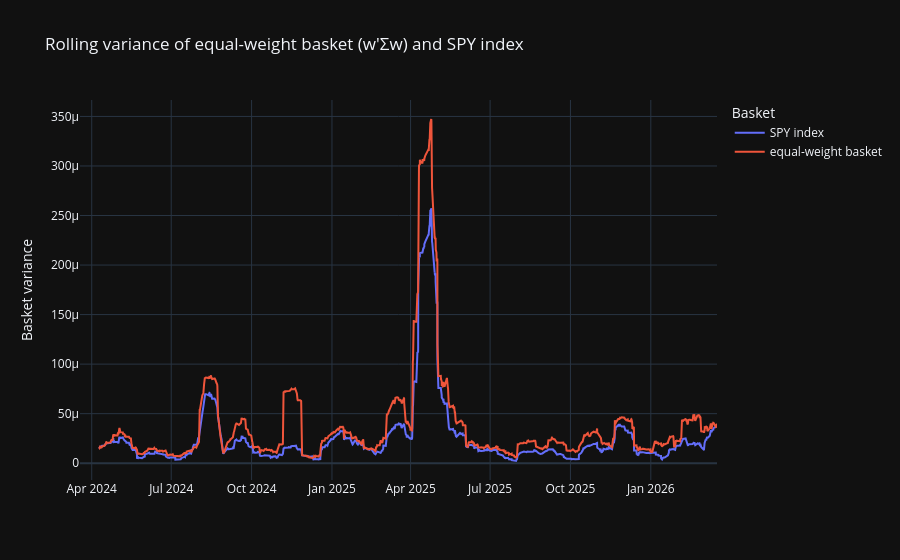

Notebook cell for this chart:
### Code cell
# Rolling covariance of US equities (equal-weight universe); returns from pct_change
ROLL_WINDOW = 60  # bars on the resampled grid

rets = rets_all[STOCKS]    # only stocks
n_assets = rets.shape[1]
w = np.ones(n_assets) / n_assets  # equal weights

# Pairwise rolling sample covariance Σ_t for each window end t (MultiIndex: time × asset)
rolling_cov = rets.rolling(ROLL_WINDOW, min_periods=ROLL_WINDOW).cov()

# Equal-weight basket return; its rolling variance equals w @ Σ_t @ w (same ddof as pandas .var)
basket_rets = rets.mean(axis=1)
rolling_basket_var = basket_rets.rolling(ROLL_WINDOW, min_periods=ROLL_WINDOW).var(ddof=1)
rolling_index_var = rets_all["SPY"].rolling(ROLL_WINDOW, min_periods=ROLL_WINDOW).var(ddof=1)

last_t = rets.index[-1]
cov_last = rolling_cov.loc[last_t]

# plot rolling variance of equal-weight basket (w′Σw) and SPY index
fig = go.Figure()
fig.add_trace(go.Scatter(x=rolling_index_var.index, y=rolling_index_var, mode="lines", name="SPY index"))
fig.add_trace(go.Scatter(x=rolling_basket_var.index, y=rolling_basket_var, mode="lines", name="equal-weight basket"))
fig.update_layout(
    title="Rolling variance of equal-weight basket (w′Σw) and SPY index",
    template="plotly_dark"
)
fig.update_layout(xaxis_title=None, yaxis_title="Basket variance", legend_title="Basket")
fig.show()

### Figure 1 — Plotly figure (JSON) as saved in the notebook; plotly's stock layout.template omitted (floating-point values rounded to 4 significant figures; data arrays with more than 128 entries replaced by an {"elided": "..."} marker saying what was removed)
{"data": [{"mode": "lines", "name": "SPY index", "type": "scatter", "x": {"elided": "1991 str values"}, "y": {"elided": "1991 float values"}}, {"mode": "lines", "name": "equal-weight basket", "type": "scatter", "x": {"elided": "1991 str values"}, "y": {"elided": "1991 float values"}}], "layout": {"legend": {"title": {"text": "Basket"}}, "title": {"text": "Rolling variance of equal-weight basket (w′Σw) and SPY index"}, "xaxis": {"title": {}}, "yaxis": {"title": {"text": "Basket variance"}}}}
